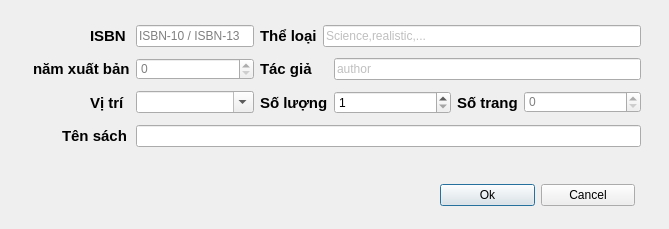
<?xml version="1.0" encoding="UTF-8"?>
<ui version="4.0">
 <class>nhap_dausach</class>
 <widget class="QDialog" name="nhap_dausach">
  <property name="geometry">
   <rect>
    <x>0</x>
    <y>0</y>
    <width>669</width>
    <height>229</height>
   </rect>
  </property>
  <property name="windowTitle">
   <string>Dialog</string>
  </property>
  <widget class="QWidget" name="layoutWidget_2">
   <property name="geometry">
    <rect>
     <x>440</x>
     <y>180</y>
     <width>195</width>
     <height>31</height>
    </rect>
   </property>
   <layout class="QHBoxLayout" name="horizontalLayout_8">
    <item>
     <widget class="QPushButton" name="pushButton_nhap">
      <property name="text">
       <string>Ok</string>
      </property>
     </widget>
    </item>
    <item>
     <widget class="QPushButton" name="pushButton_cancel">
      <property name="text">
       <string>Cancel</string>
      </property>
     </widget>
    </item>
   </layout>
  </widget>
  <widget class="QWidget" name="">
   <property name="geometry">
    <rect>
     <x>-90</x>
     <y>20</y>
     <width>731</width>
     <height>136</height>
    </rect>
   </property>
   <layout class="QGridLayout" name="gridLayout">
    <item row="0" column="0" colspan="3">
     <spacer name="horizontalSpacer_2">
      <property name="orientation">
       <enum>Qt::Orientation::Horizontal</enum>
      </property>
      <property name="sizeHint" stdset="0">
       <size>
        <width>108</width>
        <height>20</height>
       </size>
      </property>
     </spacer>
    </item>
    <item row="0" column="3">
     <widget class="QLabel" name="label_ISBN">
      <property name="styleSheet">
       <string notr="true">font-size: 15px;color:black;font-weight:700;
</string>
      </property>
      <property name="text">
       <string>ISBN </string>
      </property>
     </widget>
    </item>
    <item row="0" column="4">
     <widget class="QLineEdit" name="lineEdit_ISBN_2">
      <property name="sizePolicy">
       <sizepolicy hsizetype="Expanding" vsizetype="Fixed">
        <horstretch>0</horstretch>
        <verstretch>0</verstretch>
       </sizepolicy>
      </property>
      <property name="maxLength">
       <number>17</number>
      </property>
      <property name="placeholderText">
       <string>ISBN-10 / ISBN-13</string>
      </property>
     </widget>
    </item>
    <item row="0" column="5">
     <widget class="QLabel" name="label__theloai_6">
      <property name="styleSheet">
       <string notr="true">font-size: 15px;color:black;font-weight:700;</string>
      </property>
      <property name="text">
       <string>Thể loại</string>
      </property>
     </widget>
    </item>
    <item row="0" column="6" colspan="4">
     <widget class="QLineEdit" name="lineEdit_theloai_2">
      <property name="sizePolicy">
       <sizepolicy hsizetype="Expanding" vsizetype="Fixed">
        <horstretch>0</horstretch>
        <verstretch>0</verstretch>
       </sizepolicy>
      </property>
      <property name="styleSheet">
       <string notr="true">color: gray;</string>
      </property>
      <property name="placeholderText">
       <string>Science,realistic,...</string>
      </property>
     </widget>
    </item>
    <item row="1" column="0">
     <spacer name="horizontalSpacer_4">
      <property name="orientation">
       <enum>Qt::Orientation::Horizontal</enum>
      </property>
      <property name="sizeHint" stdset="0">
       <size>
        <width>40</width>
        <height>20</height>
       </size>
      </property>
     </spacer>
    </item>
    <item row="1" column="1" colspan="3">
     <widget class="QLabel" name="label_namxb_5">
      <property name="styleSheet">
       <string notr="true">font-size: 15px;color:black;font-weight:700;</string>
      </property>
      <property name="text">
       <string>năm xuất bản</string>
      </property>
     </widget>
    </item>
    <item row="1" column="4">
     <widget class="QSpinBox" name="spinBox_namsb_2">
      <property name="sizePolicy">
       <sizepolicy hsizetype="Expanding" vsizetype="Fixed">
        <horstretch>0</horstretch>
        <verstretch>0</verstretch>
       </sizepolicy>
      </property>
      <property name="styleSheet">
       <string notr="true">color: gray;</string>
      </property>
      <property name="maximum">
       <number>10000</number>
      </property>
     </widget>
    </item>
    <item row="1" column="5">
     <widget class="QLabel" name="label_tacgia_4">
      <property name="styleSheet">
       <string notr="true">font-size: 15px;color:black;font-weight:700;</string>
      </property>
      <property name="text">
       <string>Tác giả</string>
      </property>
     </widget>
    </item>
    <item row="1" column="7" colspan="3">
     <widget class="QLineEdit" name="lineEdit_tacgia_2">
      <property name="sizePolicy">
       <sizepolicy hsizetype="Expanding" vsizetype="Fixed">
        <horstretch>0</horstretch>
        <verstretch>0</verstretch>
       </sizepolicy>
      </property>
      <property name="styleSheet">
       <string notr="true">color: gray;</string>
      </property>
      <property name="placeholderText">
       <string>author</string>
      </property>
     </widget>
    </item>
    <item row="2" column="0" colspan="3">
     <spacer name="horizontalSpacer_3">
      <property name="orientation">
       <enum>Qt::Orientation::Horizontal</enum>
      </property>
      <property name="sizeHint" stdset="0">
       <size>
        <width>98</width>
        <height>20</height>
       </size>
      </property>
     </spacer>
    </item>
    <item row="2" column="3">
     <widget class="QLabel" name="label_vitri_7">
      <property name="styleSheet">
       <string notr="true">font-size: 15px;color:black;font-weight:700;</string>
      </property>
      <property name="text">
       <string>Vị trí </string>
      </property>
      <property name="scaledContents">
       <bool>false</bool>
      </property>
     </widget>
    </item>
    <item row="2" column="4">
     <widget class="QComboBox" name="comboBox_vitri_2">
      <property name="sizePolicy">
       <sizepolicy hsizetype="Expanding" vsizetype="Fixed">
        <horstretch>0</horstretch>
        <verstretch>0</verstretch>
       </sizepolicy>
      </property>
      <property name="acceptDrops">
       <bool>true</bool>
      </property>
      <property name="editable">
       <bool>true</bool>
      </property>
      <property name="minimumContentsLength">
       <number>10</number>
      </property>
      <property name="placeholderText">
       <string>A-Z</string>
      </property>
      <item>
       <property name="text">
        <string>A</string>
       </property>
      </item>
      <item>
       <property name="text">
        <string>B</string>
       </property>
      </item>
      <item>
       <property name="text">
        <string>C</string>
       </property>
      </item>
      <item>
       <property name="text">
        <string>D</string>
       </property>
      </item>
      <item>
       <property name="text">
        <string>E</string>
       </property>
      </item>
      <item>
       <property name="text">
        <string>F</string>
       </property>
      </item>
      <item>
       <property name="text">
        <string>G</string>
       </property>
      </item>
      <item>
       <property name="text">
        <string>H</string>
       </property>
      </item>
      <item>
       <property name="text">
        <string>I</string>
       </property>
      </item>
      <item>
       <property name="text">
        <string>J</string>
       </property>
      </item>
      <item>
       <property name="text">
        <string>K</string>
       </property>
      </item>
      <item>
       <property name="text">
        <string>L</string>
       </property>
      </item>
      <item>
       <property name="text">
        <string>M</string>
       </property>
      </item>
      <item>
       <property name="text">
        <string>N</string>
       </property>
      </item>
      <item>
       <property name="text">
        <string>O</string>
       </property>
      </item>
      <item>
       <property name="text">
        <string>P</string>
       </property>
      </item>
      <item>
       <property name="text">
        <string>Q</string>
       </property>
      </item>
      <item>
       <property name="text">
        <string>R</string>
       </property>
      </item>
      <item>
       <property name="text">
        <string>S</string>
       </property>
      </item>
      <item>
       <property name="text">
        <string>T</string>
       </property>
      </item>
      <item>
       <property name="text">
        <string>U</string>
       </property>
      </item>
      <item>
       <property name="text">
        <string>V</string>
       </property>
      </item>
      <item>
       <property name="text">
        <string>W</string>
       </property>
      </item>
      <item>
       <property name="text">
        <string>X</string>
       </property>
      </item>
      <item>
       <property name="text">
        <string>Y</string>
       </property>
      </item>
      <item>
       <property name="text">
        <string>Z</string>
       </property>
      </item>
     </widget>
    </item>
    <item row="2" column="5" colspan="2">
     <widget class="QLabel" name="label_soluong_8">
      <property name="styleSheet">
       <string notr="true">font-size: 15px;color:black;font-weight:700;</string>
      </property>
      <property name="text">
       <string>Số lượng</string>
      </property>
     </widget>
    </item>
    <item row="2" column="7">
     <widget class="QSpinBox" name="spinBox_soluong_2">
      <property name="sizePolicy">
       <sizepolicy hsizetype="Expanding" vsizetype="Fixed">
        <horstretch>0</horstretch>
        <verstretch>0</verstretch>
       </sizepolicy>
      </property>
      <property name="minimum">
       <number>1</number>
      </property>
      <property name="maximum">
       <number>10000</number>
      </property>
     </widget>
    </item>
    <item row="2" column="8">
     <widget class="QLabel" name="label_sotrang_3">
      <property name="styleSheet">
       <string notr="true">font-size: 15px;color:black;font-weight:700;</string>
      </property>
      <property name="text">
       <string>Số trang</string>
      </property>
     </widget>
    </item>
    <item row="2" column="9">
     <widget class="QSpinBox" name="spinBox_sotrang_2">
      <property name="sizePolicy">
       <sizepolicy hsizetype="Expanding" vsizetype="Fixed">
        <horstretch>0</horstretch>
        <verstretch>0</verstretch>
       </sizepolicy>
      </property>
      <property name="minimumSize">
       <size>
        <width>10</width>
        <height>0</height>
       </size>
      </property>
      <property name="styleSheet">
       <string notr="true">color: gray;</string>
      </property>
      <property name="maximum">
       <number>100000</number>
      </property>
     </widget>
    </item>
    <item row="3" column="0" colspan="2">
     <spacer name="horizontalSpacer">
      <property name="orientation">
       <enum>Qt::Orientation::Horizontal</enum>
      </property>
      <property name="sizeHint" stdset="0">
       <size>
        <width>88</width>
        <height>20</height>
       </size>
      </property>
     </spacer>
    </item>
    <item row="3" column="2" colspan="2">
     <widget class="QLabel" name="label_tensach_2">
      <property name="styleSheet">
       <string notr="true">font-size: 15px;color:black;font-weight:700;</string>
      </property>
      <property name="text">
       <string>Tên sách</string>
      </property>
     </widget>
    </item>
    <item row="3" column="4" colspan="6">
     <widget class="QLineEdit" name="lineEdit_tensach_2">
      <property name="styleSheet">
       <string notr="true">color: gray;</string>
      </property>
     </widget>
    </item>
   </layout>
  </widget>
 </widget>
 <resources/>
 <connections/>
</ui>
